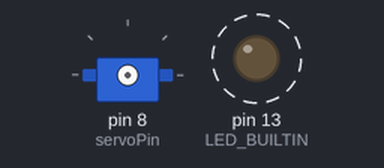
Recording of a sketch running on a simulated Arduino Uno, built with avr-gcc and run on an emulated ATmega328P. Shown: servo, output pins drawn as LEDs (lit = HIGH). Dashed ring = blinking. What the sketch prints to the serial monitor is not drawn.

Above: at 0.5 s.
Timing chart, 0 to 4.6 s (numbered marks = the images above):
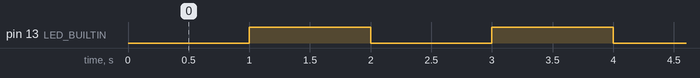

The sketch:

main.ino
```cpp
#include <Servo.h>

Servo continuousServo;

// Determine general properties
const int servoPin = 8;
const int servoSpeed = 4;

// Map the servo speed to .writeMicroseconds() units
const int mappedServoSpeed = map(servoSpeed, -50, 50, 1000, 2000);

// Determine the LED behavior properties
unsigned long previousTimeLedBlinked = 0;
const unsigned long ledBlinkDelay = 1000;
byte ledState = LOW;

// Determine the release properties
unsigned long previousTimeRelease = 0;
const unsigned long releaseDelay = 10000;
const int releaseDuration = 1000;

unsigned long timeNow = 0;

void setup() {
  Serial.begin(9600);
  Serial.println("The thing's working!");
  pinMode(LED_BUILTIN, OUTPUT);
}

void loop() {

  // Start a "stopwatch"
  timeNow = millis();

  blink();

  // Call the release() function everytime the release delay passes
  if (timeNow - previousTimeRelease >= releaseDelay) {
    previousTimeRelease += releaseDelay;
    release();
    timeNow = 0;
  }
}

void release() {
  continuousServo.attach(servoPin);
  continuousServo.writeMicroseconds(mappedServoSpeed);
  delay(releaseDuration);
  continuousServo.detach();
}

void blink() {
  // Make the LED blink
  if (timeNow - previousTimeLedBlinked >= ledBlinkDelay) {
    previousTimeLedBlinked += ledBlinkDelay;
    if (ledState == HIGH) {
      ledState = LOW;
    }
    else {
      ledState = HIGH;
    }
    digitalWrite(LED_BUILTIN, ledState);
  }
}
```

Measured:
- by itself, pin 13 (LED_BUILTIN): alternates HIGH for 1.0 s and LOW for 1.0 s
